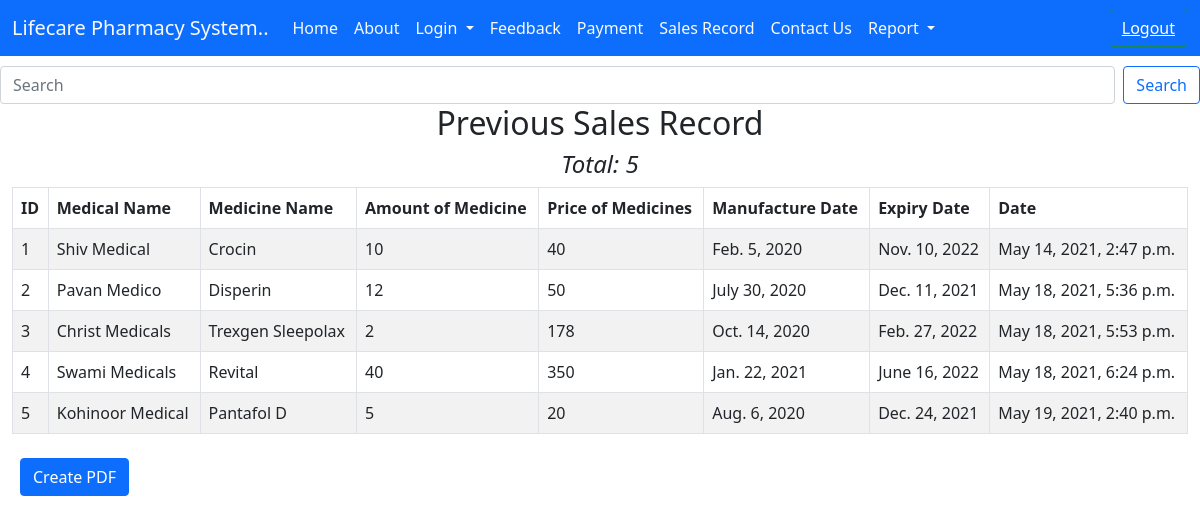
/SReport, run on the app's committed database.
### Home/models.py (models this page shows)
class Salesrecord(models.Model):
    medical_name = models.CharField(max_length=250)
    medicine_name = models.CharField(max_length=250)
    amount_of_medicine = models.IntegerField(max_length=250)
    price_of_medicine = models.IntegerField(max_length=250)
    manufacture_date = models.DateField(max_length=250)
    expiry_date = models.DateField(max_length=250)
    added_on = models.DateTimeField(auto_now_add=True)

### Home/views.py (the view)
# urls.py: path('SReport',views.SReport, name='SReport'),
def SReport(request):
    home = Salesrecord.objects.all()
    return render(request,"SReport.html", {'messages': home,"messages":home})

### templates/SReport.html (shortened to what this page needs)
{% extends 'base.html' %}
{% block body %}
<div style="margin-top:10px" class="form-group">
                                    <div class="col-sm-12 controls">
<form method="get" action="/search" class="d-flex">
        <input name="q" id="q" class="form-control me-2" type="search" placeholder="Search" aria-label="Search">
        <button class="btn btn-outline-primary" type="submit">Search</button>
      </form>
                                      </div>
<div class="container-fluid">
   <div class="row">
        <div class="col-md-12">
            <h2 class="text-center">Previous Sales Record</h2>
            <h4 class="text-center"><em>Total: {{messages|length}}</em></h4>
            <table class="table table-bordered table-striped table-hover">
                <thead class="thead-dark">
                    <tr>
                        <th>ID</th>
                        <th>Medical Name</th>
                        <th>Medicine Name</th>
                        <th>Amount of Medicine</th>
                        <th>Price of Medicines</th>
                        <th>Manufacture Date</th>
                        <th>Expiry Date</th>
                        <th>Date</th>
                    </tr>
                </thead>
                <tbody>
                    {% for msg in messages %}
                        <tr>
                            <td>{{msg.id}}</td>
                            <td>{{msg.medical_name}}</td>
                            <td>{{msg.medicine_name}}</td>
                            <td>{{msg.amount_of_medicine}}</td>
                            <td>{{msg.price_of_medicine}}</td>
                            <td>{{msg.manufacture_date}}</td>
                            <td>{{msg.expiry_date}}</td>
                            <td>{{msg.added_on}}</td>
                        </tr>
                    {% endfor%}
                </tbody>
            </table>
                    <a class="btn btn-primary m-2" href="/pdf_report">Create PDF</a>
        </div>
    </div>
</div>
{% endblock body %}

### data on the page
Salesrecord: id "1", medical_name "Shiv Medical", medicine_name "Crocin", amount_of_medicine "10", price_of_medicine "40", manufacture_date "Feb. 5, 2020", expiry_date "Nov. 10, 2022", added_on "May 14, 2021, 2:47 p.m."
Salesrecord: id "2", medical_name "Pavan Medico", medicine_name "Disperin", amount_of_medicine "12", price_of_medicine "50", manufacture_date "July 30, 2020", expiry_date "Dec. 11, 2021", added_on "May 18, 2021, 5:36 p.m."
Salesrecord: id "3", medical_name "Christ Medicals", medicine_name "Trexgen Sleepolax", amount_of_medicine "2", price_of_medicine "178", manufacture_date "Oct. 14, 2020", expiry_date "Feb. 27, 2022", added_on "May 18, 2021, 5:53 p.m."
Salesrecord: id "4", medical_name "Swami Medicals", medicine_name "Revital", amount_of_medicine "40", price_of_medicine "350", manufacture_date "Jan. 22, 2021", expiry_date "June 16, 2022", added_on "May 18, 2021, 6:24 p.m."
Salesrecord: id "5", medical_name "Kohinoor Medical", medicine_name "Pantafol D", amount_of_medicine "5", price_of_medicine "20", manufacture_date "Aug. 6, 2020", expiry_date "Dec. 24, 2021", added_on "May 19, 2021, 2:40 p.m."

### other printed values
{{ messages|length }} "5"
